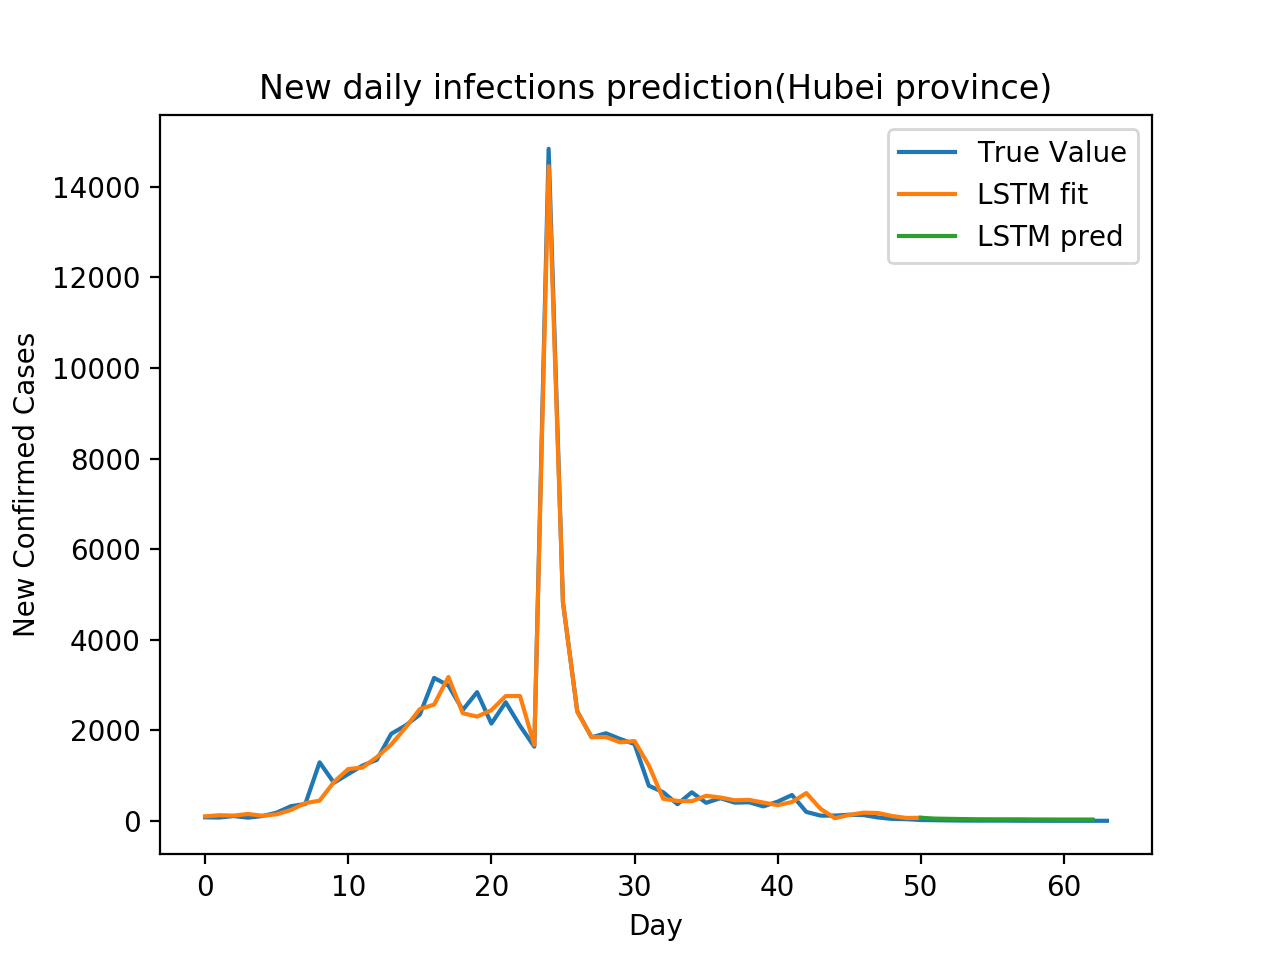

Reproduce this figure in Python.
# 基于AI数据模型的疫情预测
'考虑到传染病动力学建模的复杂性和参数确定的复杂度，采用LSTM神经网络对湖北省新增病例数预测，并对比体现防控的意义'

import torch
from torch import nn
import numpy as np
import matplotlib.pyplot as plt
'''
# 数据预处理
with open("data.txt", "r", encoding="utf-8") as f:
    data = f.read()
print([data])
data = [row.split(',') for row in data.split("\n")]
value = [int(each[1]) for each in data]
print(data, '\n', value)
# 异常点处理
'''
import pandas as pd
df = pd.read_excel('real_data.xlsx')#这个会直接默认读取到这个Excel的第一个表单
value = df['湖北新增确诊'].values[0:67]
#value = df['全国累计确诊'].values[10:50]
print(len(value))


x = []
y = []
seq = 3
for i in range(len(value)-seq-1):
    x.append(value[i:i+seq])
    y.append(value[i+seq])
#print(x, '\n', y)

train_x = (torch.tensor(x[:50]).float()/1000.).reshape(-1, seq, 1)
train_y = (torch.tensor(y[:50]).float()/1000.).reshape(-1, 1)
test_x = (torch.tensor(x[50:]).float()/1000.).reshape(-1, seq, 1)
test_y = (torch.tensor(y[50:]).float()/1000.).reshape(-1, 1)
#print(train_x, '\n', train_y)
# 模型训练
class LSTM(nn.Module):
    def __init__(self):
        super(LSTM, self).__init__()
        self.lstm = nn.LSTM(input_size=1, hidden_size=16, num_layers=1, batch_first=True)
        self.linear = nn.Linear(16 * seq, 1)
    def forward(self, x):
        x, (h, c) = self.lstm(x)
        x = x.reshape(-1, 16 * seq)
        x = self.linear(x)
        return x

# 模型训练
model = LSTM()
optimzer = torch.optim.Adam(model.parameters(), lr=0.005)
loss_func = nn.MSELoss()
model.train()
l = []
for epoch in range(600):
    output = model(train_x)
    loss = loss_func(output, train_y)
    l.append(loss)
    optimzer.zero_grad()
    loss.backward()
    optimzer.step()
    if epoch % 20 == 0:
        tess_loss = loss_func(model(test_x), test_y)
        print("epoch:{}, train_loss:{}, test_loss:{}".format(epoch, loss, tess_loss))

# 模型预测、画图
model.eval()
prediction = list((model(train_x).data.reshape(-1))*1000) + list((model(test_x).data.reshape(-1))*1000)
print(len(value[3:]), len(prediction), len(np.arange(50, 64, 1)), len(prediction[50:64]))
#print('train_x', train_x*1000, '\n', 'train_y', train_y*1000, '\n', 'test_x', test_x*1000, '\n', 'test_y', len(test_y), test_y*1000)
plt.figure(1)
plt.plot(value[3:], label='True Value')
plt.plot(prediction[:51], label='LSTM fit')
plt.plot(np.arange(50, 63, 1), prediction[50:64], label='LSTM pred')
plt.legend(loc='best')
plt.title('New daily infections prediction(Hubei province)')
plt.xlabel('Day')
plt.ylabel('New Confirmed Cases')
#plt.figure(2)
#plt.plot(l)
plt.show()
